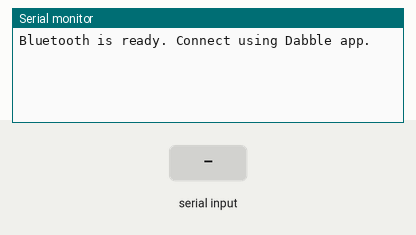
A sketch run on a simulated ESP32. Shown: the last lines printed to the serial monitor. Inputs (shaded band) come from the test bench. Nothing arrives over Bluetooth unless stated.

Above: at 1.3 s.
1.4 s: "1" received over the second serial link
At 3.7 s:
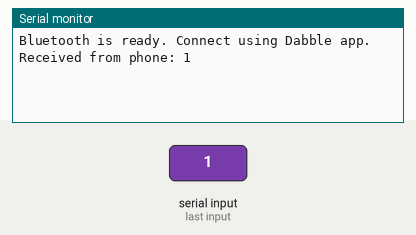
4.0 s: "0" received over the second serial link
At 5.8 s:
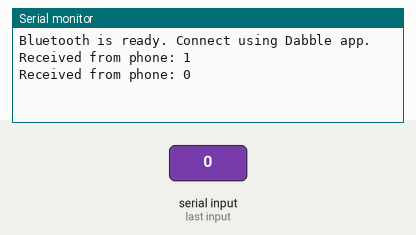

Measured:
- after the input at 1.4 s, the serial monitor: prints a new line after 1.1 s (image 1)
- after the input at 4.0 s, the serial monitor: prints a new line after 1.0 s (image 2)

The sketch:

BCA188_Laboratory_1.ino
```cpp
#define CUSTOM_SETTINGS
#define INCLUDE_TERMINAL_MODULE

#include "BluetoothSerial.h"  // Bluetooth library for ESP32
#include <DabbleESP32.h>       // ESP32-compatible Dabble library

#if !defined(CONFIG_BT_ENABLED) || !defined(CONFIG_BLUEDROID_ENABLED)
#error Bluetooth is not enabled! Please run `make menuconfig` to enable it.
#endif
#if !defined(CONFIG_BT_SPP_ENABLED)
#error Serial Bluetooth not available or not enabled. It is only available for the ESP32 chip.
#endif
#if !defined(CONFIG_BT_BLE_ENABLED)
#error Bluetooth Low Energy (BLE) not available or not enabled. Please run `make menuconfig` to enable BLE support.
#endif

BluetoothSerial ESP_BT;  // Create Bluetooth object

void setup() {
  Serial.begin(9600);  // Initialize serial communication with the computer
  ESP_BT.begin("ESP32_Dabble");  // Start Bluetooth with the name "ESP32_Dabble"

  // Set Bluetooth PIN for pairing security
  ESP_BT.setPin("1234", 4);  // Set a 4-digit PIN for pairing

  Dabble.begin("ESP32_Dabble");  // Initialize Dabble library with Bluetooth device name
  Serial.println("Bluetooth is ready. Connect using Dabble app.");
}

void loop() {
  Dabble.processInput();  // Process incoming data from Dabble app

  // Check if a message is received from the Terminal module
  if (Terminal.available()) {
    String message = Terminal.readString();  // Read the message
    Serial.print("Received from phone: ");
    Serial.println(message);

    // Send a reply back to the mobile phone via Terminal
    Terminal.println("ESP32: Message received - " + message);
  }

  // Check if Bluetooth is still connected
  if (!ESP_BT.hasClient()) {
    Serial.println("Waiting for Bluetooth connection...");
    delay(1000);  // Wait a bit before rechecking
  }

  delay(500);  // Small delay to avoid loop overload
}
```
